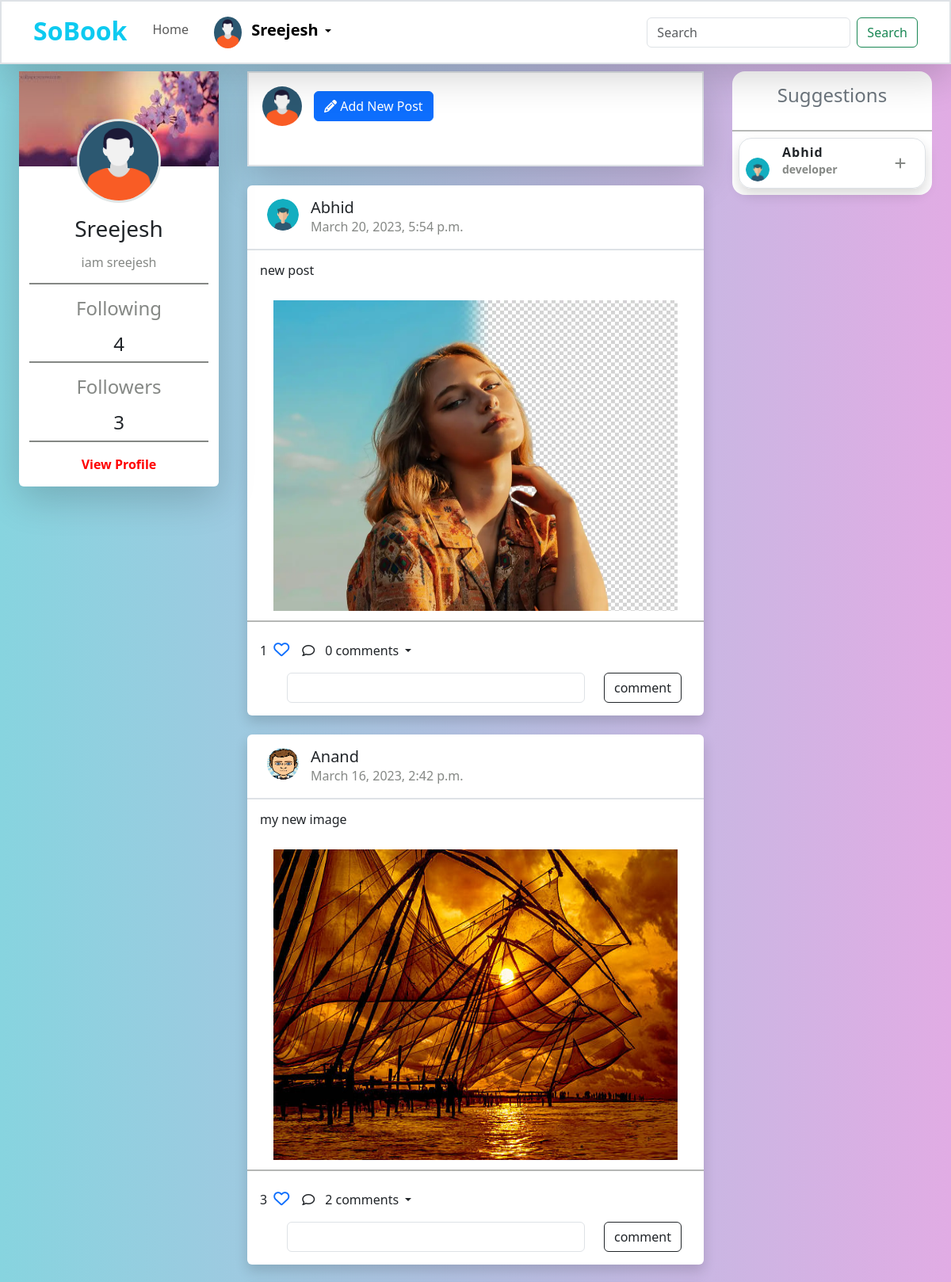
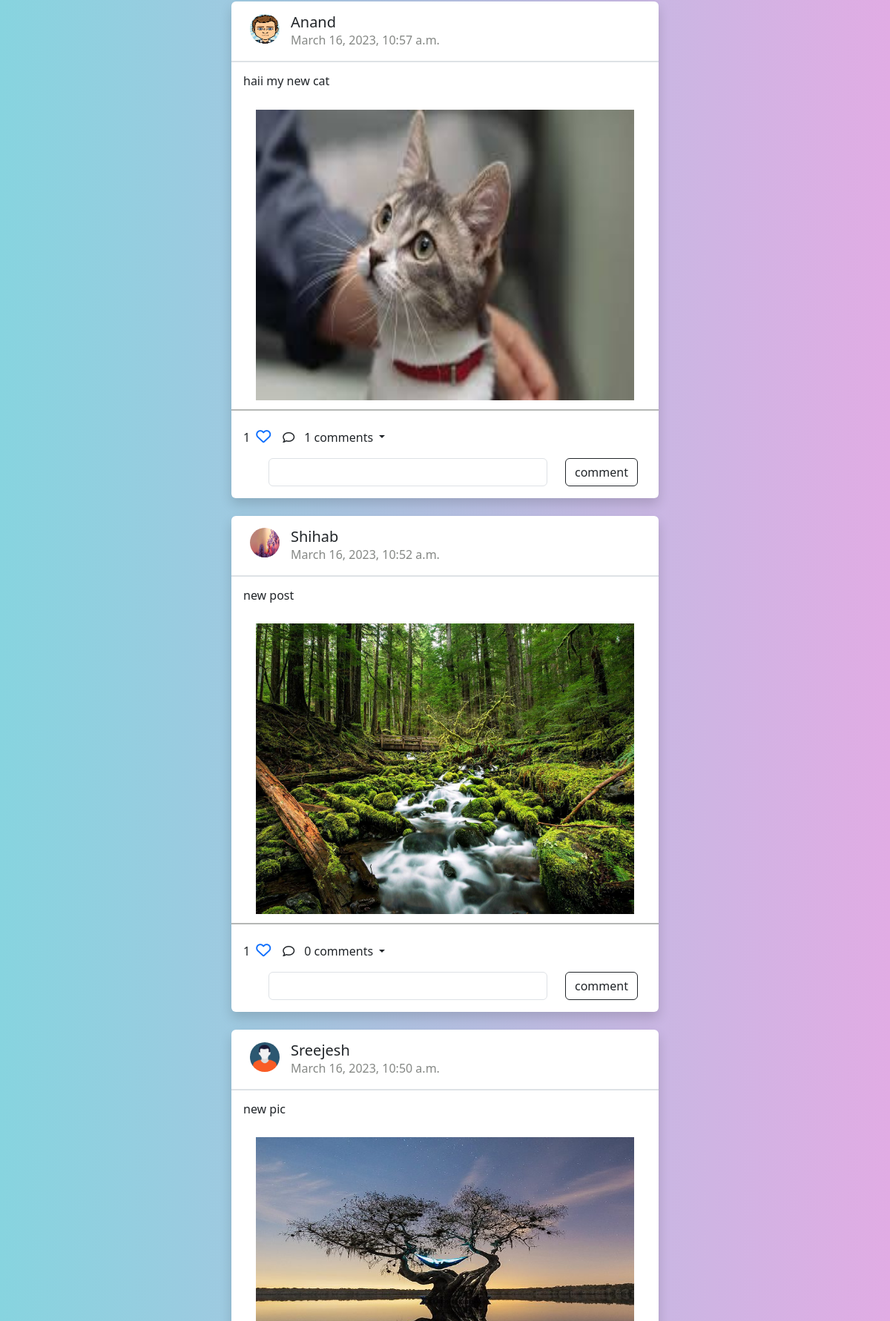
The page / (signed in, upper part) on the database its author committed (2 pictures, top to bottom).
### social/models.py (models this page shows, shortened)
class UserProfile(models.Model):
    user = models.OneToOneField(User, on_delete=models.CASCADE,related_name="profile")
    bio = models.CharField(max_length=256)
    profile_pic = models.ImageField(upload_to="profile", null=True, blank=True)
    cover_pic = models.ImageField(upload_to="covers", null=True, blank=True)
    dob = models.DateTimeField(null=True)
    gender_choice=(
        ("male","male"),
        ("female","female"),
        ("others","Others")
    )
    gender=models.CharField(max_length=50,choices=gender_choice,null=True,blank=True)
    phone = models.CharField(max_length=15, null=True, blank=True)
    place=models.CharField(max_length=100,null=True,blank=True)
    followings=models.ManyToManyField(User,related_name='followings',blank=True)
    user_followers=models.ManyToManyField(User,related_name='user_followers',blank=True)
    @property
    def friend_request(self):
        all_users=User.objects.all().exclude(username=self.user)
        my_friends=self.followings.all()
        suggestions=set(all_users)-set(my_friends)
        return suggestions

class Posts(models.Model):
    user = models.ForeignKey(User, on_delete=models.CASCADE)
    title = models.CharField(max_length=200, null=True)
    image = models.ImageField(upload_to="posts", null=True, blank=True)
    created_date = models.DateTimeField(auto_now_add=True)
    lat = models.FloatField(null=True, blank=True)
    long = models.FloatField(null=True, blank=True)
    liked_by=models.ManyToManyField(User,related_name="post")
    @property
    def get_comments(self):
        return Comments.objects.filter(post=self)
    @property
    def comment_count(self):
        return Comments.objects.filter(post=self).count

### social/views.py (the view, shortened to what this page needs)
# urls.py: path("",views.IndexView.as_view(),name='home'),
@method_decorator(decs, name="dispatch")
class IndexView(TemplateView):
    def get(self, request, *args, **kwargs):
        if request.user:
            usresprofile = UserProfile.objects.all()
            lst = []
            followers = 0
            for p in usresprofile:
                for u in p.followings.all():
                    lst.append(u)
            followers = lst.count(self.request.user)
            posts = Posts.objects.all().order_by("-created_date")
            form = PostForm
            context = {"form": form, "posts": posts, "followers": followers}
            return render(request, "index.html", context)
        else:
            return redirect('login')

### social/views.py (called while the page is built)
def signin_required(fn):
    def wrapper(request, *args, **kwargs):
        if not request.user.is_authenticated:
            return redirect("login")
        else:
            return fn(request, *args, **kwargs)
    return wrapper

### social/templates/index.html (shortened to what this page needs)
{% extends 'base.html' %}
{% load static %}
{% block content %}
<!DOCTYPE html>
<html lang="en">
<head>
    <link href="{% static 'css/style.css' %}" rel="stylesheet" />
</head>
<body style="padding-top: 66px; background: rgb(230, 244, 230);
background: linear-gradient(90deg, rgb(223, 227, 223) 0%, rgb(135, 212, 223) 0%, rgb(225, 172, 228) 100%);">
    <div class="container-fluid">
        <div class="row ">
            <div class="col-3 p-4 position-fixed  ">
                <div class="profilesection d-flex justify-content-center bg-white shadow-lg rounded ">
                    {% if request.user.profile.profile_pic %}
                    <img src="{{ request.user.profile.profile_pic.url }}" class="propic w3-circle"
                        style="height:106px;width:106px" alt="Avatar">
                    {% else %}
                    <img src="" class="w3-circle" style="height:106px;width:106px" alt="Avatar">
                    {% endif %}
                    <h3 class="mt-3">{{request.user}}</h3>
                    <h6 class="bio mb-3 mt-2 ">{{ request.user.profile.bio }}</h6>
                    <div class="line"></div>
                    <h4 class="bio mt-3">Following</h4>
                    <h4 class=" mt-2 mb-2"> {{request.user.profile.followings.all.count}}</h4>
                    <div class="line"></div>
                    <h4 class="bio mt-3">Followers</h4>
                    <h4 class=" mt-2 mb-2">{{followers}}</h4>
                    <div class="line"></div>
                    <a class="profilebtn" href="{% url 'myprofile'%}">View Profile</a>
                </div>
            </div>
            <div class="col-6 pt-4 centerpage">
                <div class="center-section ">
                    <div class="addpost bg-white border border-2 shadow-lg" style="height: 15vh;">
                        <div class="createpost  d-flex align-items-center">
                            <div class="p-3">
                                <img class="postdp" src="{{ request.user.profile.profile_pic.url }}" alt="">
                            </div>
                            <button type="button" class="btn btn-primary" data-bs-toggle="modal"
                                data-bs-target="#staticBackdrop">
                               <i class="fa fa-pencil"></i> Add New Post
                            </button>
                        </div>
                    </div>
                    {% for post in posts %}
                    <div class="allpost mt-4 bg-white shadow rounded">
                        <div class="d-flex p-3 border-bottom border-2">
                            <div class="ms-2">
                                <img class="ownerpic" src="{{post.user.profile.profile_pic}}" alt="">
                            </div>
                            <div class="ms-3 ">
                                <h5 class="m-0">{{post.user}}</h5>
                                <p class="m-0 colr">{{post.created_date}}</p>
                            </div>
                        </div>
                        <div class="posttitle p-3">
                            <h6>{{post.title}} </h6>
                        </div>
                        <div>
                            <img class="postimg" src="{{post.image}}" alt="">
                        </div>
                        <div class="lines mt-2 mb-2"></div>
                        <div class="d-flex">
                            <div class="ms-3  d-flex  align-items-center">
                                <p class="mt-3">{{post.liked_by.all.count}}</p>
                                <a href="{% url 'like-add' post.id%}"><i
                                        class="love fa-sharp fa-regular fa-heart ms-2"></i></a>
                            </div>
                            <div class="ms-3  d-flex  align-items-center">
                                <i class="fa-regular fa-comment"></i>
                                <div class="dropdown">
                                    <a class="btn  dropdown-toggle" href="#" role="button" data-bs-toggle="dropdown"
                                        aria-expanded="false">
                                        {{post.comment_count}} comments
                                    </a>
                                </div>
                            </div>
                        </div>
                        <form class="pb-3" action="{%url 'comment-add' post.id%}" method="POST">
                            <div class="row">
                                <div class="col-1"></div>
                                <div class="col-8"><input type="text" name="comment"
                                        class="form-control  w3-margin-bottom"> </div>
                                <div class="col-3"><button
                                        class=" w3-margin-bottom btn btn-outline-dark ">comment</button></div>
                            </div>
                        </form>
                    </div>
                    {% endfor %}
                </div>
            </div>
            <div class="col-3 p-4 rightside">
                <div class="profilesection bg-white d-flex justify-content-center rounded-4">
                    <h4 class="text-secondary p-3">Suggestions</h4>
                    <div class="lines"></div>
                    {% for sg in request.user.profile.friend_request%}
                    <div class="p-item p-2">
                        <div class="peoples d-flex justify-content-between align-items-center border border-1 shadow  rounded-4 p-2">
                            <div class="d-flex">
                                <div>
                                    <img class="peopleimg mt-3" src="{{sg.profile.profile_pic}}" alt="">
                                </div>
                                <div class="ms-3 ">
                                    <h6 class="mb-1 fw-bold friendname">{{sg.username}}</h6>
                                    <h6 class="m-0 friendbio colr">{{sg.profile.bio}}</h6>
                                </div>
                            </div>
                            <div class="me-3">
                                <a href="{% url 'follow' sg.id%}" class="ms-5"><i style="color:rgba(11, 17, 11, 0.5) ;"
                                        class="fa-solid fa-plus"></i></a>
                            </div>
                        </div>
                    </div>
                    {% endfor%}
                </div>
            </div>
        </div>
    </div>
</body>
</html>
{% endblock content %}

### accounts/templates/base.html (shortened to what this page needs)
<!DOCTYPE html>
<html lang="en">
<head>
    <link href="https://maxcdn.bootstrapcdn.com/font-awesome/4.3.0/css/font-awesome.min.css" rel="stylesheet">
    <link href="https://cdn.jsdelivr.net/npm/bootstrap@5.3.0-alpha1/dist/css/bootstrap.min.css" rel="stylesheet">
    <link rel="stylesheet" href="https://cdnjs.cloudflare.com/ajax/libs/font-awesome/6.3.0/css/all.min.css" />
</head>
<body >
    {% include "includes/navbar.html" %}
    {% block content %}
    {% endblock content %}
</body>
</html>

### accounts/templates/includes/navbar.html (shortened to what this page needs)
<nav class="navbar fixed-top navbar-expand-lg navbar bg-white border border-2 shadow-lg ">
    <div class="container">
      <a class="navbar-brand fs-2 fw-bold me-4 text-info pb-2" href="#">SoBook</a>
      <div class="collapse navbar-collapse" id="navbarSupportedContent">
        <ul class="navbar-nav me-auto mb-2 mb-lg-0">
          <li class="nav-item">
            <a class="nav-link mt-1 " aria-current="page" href="{% url 'home'%}">Home</a>
          </li>
          {% if request.user.is_authenticated %}
          <li class="nav-item dropdown">
            <a class="nav-link active ms-3 dropdown-toggle" href="#" id="navbarDropdown" role="button" data-bs-toggle="dropdown" aria-expanded="false">
              <img style="width: 23%;height: 5vh; border-radius: 50%;" src="{{request.user.profile.profile_pic}}" alt="image">
              <span class="usname ms-2 fs-5 fw-bolder">{{ request.user }}</span>
            </a>
          {% endif %}
        </ul>
        <form class="d-flex" role="search">
          <input class="form-control me-2" type="search" placeholder="Search" aria-label="Search">
          <button class="btn btn-outline-success" type="submit">Search</button>
        </form>
      </div>
    </div>
  </nav>

### social/static/css/style.css (style rules this page uses)
body { background-color: rgb(230, 238, 236); }
.propic { width: 50%; height: 100px; border-radius: 50%; border: 3px solid rgb(224, 230, 230); margin-top: -60px; }
.profilesection { flex-direction: column; align-items: center; }
.bio { color:rgba(11, 17, 11, 0.5); }
.line { background-color:rgba(11, 17, 11, 0.5); height: 2px; width: 90%; }
.colr { color:rgba(11, 17, 11, 0.5); }
.profilebtn { margin-top: 2vh; margin-bottom: 2vh; text-decoration: none; color: red; font-weight: bolder; }
.peopleimg { width:30px; height: 30px; border-radius: 50%; }
.peoples { width: 100%; }
.lines { margin-top: 5px; background-color:rgba(11, 17, 11, 0.3); height: 2px; width: 100%; }
.p-item { width: 100%; }
.postdp { margin: 2%; border-radius: 50%; width: 50px; height: 50px; }
.ownerpic { margin: 2%; border-radius: 50%; width: 40px; height: 40px; }
.postimg { margin-left:5%; padding: 4px; width: 90%; height: 50vh; }
.love { font-size: 20px; }
.addpost { height: 24vh; }
.friendbio { font-size: 14px; font-weight: 600; }
.friendname { letter-spacing:1px; }
.rightside { position: fixed; left: 75%; }
.centerpage { margin-left: 25%; }

### rows shown on the page
Posts: user.profile.profile_pic (picture), user "Abhid", created_date "March 20, 2023, 5:54 p.m.", title "new post", image (picture), liked_by.all.count "1", comment_count "0"
Posts: user.profile.profile_pic (picture), user "Anand", created_date "March 16, 2023, 2:42 p.m.", title "my new image", image (picture), liked_by.all.count "3", comment_count "2"
Posts: user.profile.profile_pic (picture), user "Anand", created_date "March 16, 2023, 10:57 a.m.", title "haii my new cat", image (picture), liked_by.all.count "1", comment_count "1"
Posts: user.profile.profile_pic (picture), user "Shihab", created_date "March 16, 2023, 10:52 a.m.", title "new post", image (picture), liked_by.all.count "1", comment_count "0"
Posts: user.profile.profile_pic (picture), user "Sreejesh", created_date "March 16, 2023, 10:50 a.m.", title "new pic", image (picture)

### other values the page prints
{{ request.user }} "Sreejesh"
{{ request.user.profile.bio }} "iam sreejesh"
{{ request.user.profile.followings.all.count }} "4"
{{ followers }} "3"
{{ sg.username }} "Abhid"
{{ sg.profile.bio }} "developer"
